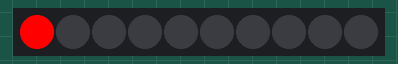
The sketch below on a simulated Arduino Uno, built with avr-gcc and run on an emulated ATmega328P. On the bench: 10 RGB LEDs in strip order, left to right.

Above: at 4.7 s.
At 5.7 s:
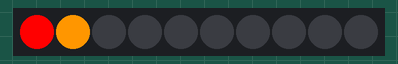
At 6.7 s:
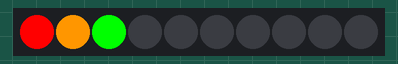
At 9.2 s:
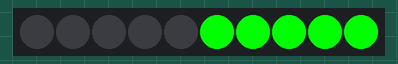
At 13.2 s:
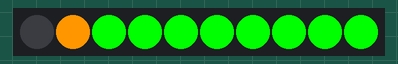
At 13.7 s:
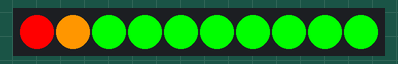

Measured:
- by itself, everything shown: repeats every 14.7 s, in 42 steps
- what the display in image 0 shows lasts 0.5 s, from 4.7 s to 5.2 s
- what the display in image 5 shows lasts 1.0 s, from 13.7 s to 14.7 s

The sketch:

Reverse.ino
```cpp
/*
Grove LED Bar - Reverse Example
This example will show you how to use setGreenToRed() function of this library.
The function is used to reverse the orientation of the LED Bar.
*/

#include <Grove_LED_Bar.h>

// The 3rd parameter sets the initial orientation
// 0 = green to red, 1 = red to green
// You can always change it at runtime with the setGreenToRed() function
Grove_LED_Bar bar(9, 8, 0);  // Clock pin, Data pin, Orientation

void setup()
{
  // nothing to initialize
  bar.begin();
}

void loop()
{
  // Start as red to green
  // Walk through the 10 levels
  for (int i = 0; i <= 10; i++)
  {
    bar.setLevel(i);
    delay(200);
  }
  bar.setLevel(0);

  // Swich to green to red
  bar.setGreenToRed(1);

  // Walk through the 10 levels
  for (int i = 0; i <= 10; i++)
  {
    bar.setLevel(i);
    delay(200);
  }
  bar.setLevel(0);

  // Switch back to red to green
  bar.setGreenToRed(0);
  delay(200);

  // Walk through the levels
  // Each reverse keeps the previously set level
  for (int i = 1; i <= 10; i++)
  {
    bar.setLevel(i);
    delay(500);

    bar.setGreenToRed(1);
    delay(500);

    bar.setGreenToRed(0);
  }
  bar.setLevel(0);
}
```
